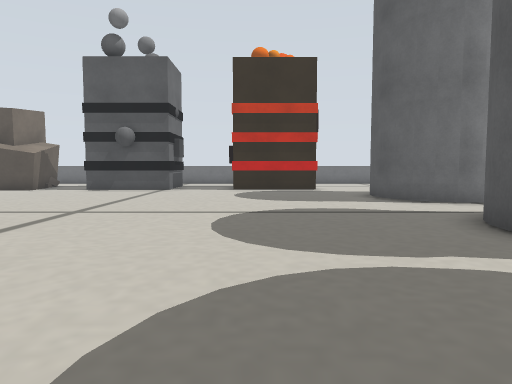
view 1 (above)

23 first-person views from a walk through a robot-simulator world made for Gazebo. The camera is 0.1 m above the floor, tilts 4° down and sees 70° across. The floor is counted in squares, 0.1 m on a side. Each view is taken from the middle of a square. On the plan, view 1 faces up. The plan holds only what a view shows up to about 13 squares ahead; the rest is blank. The place goes on beyond the plan. Some stock models are drawn as simple stand-ins.

view 2
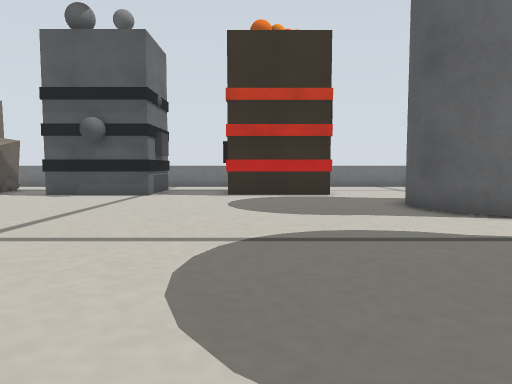

view 3
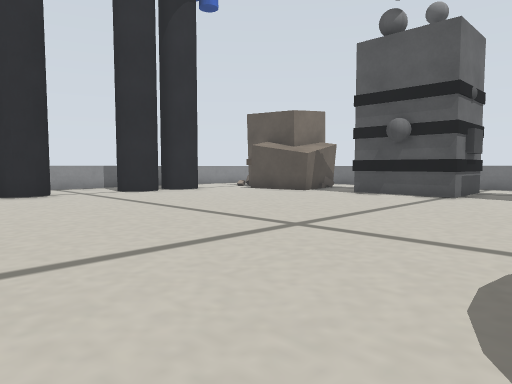

view 4
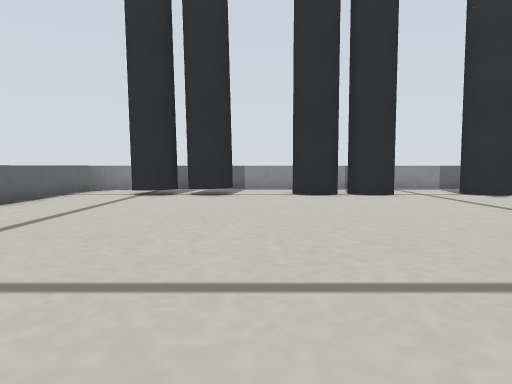

view 5
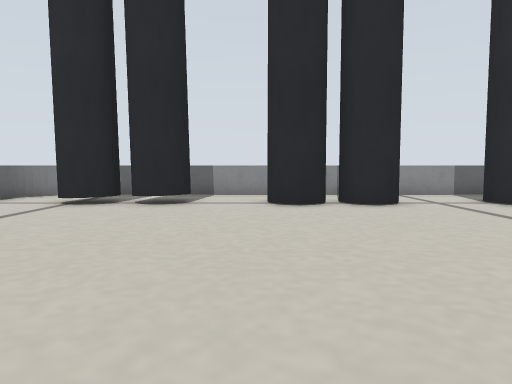

view 6
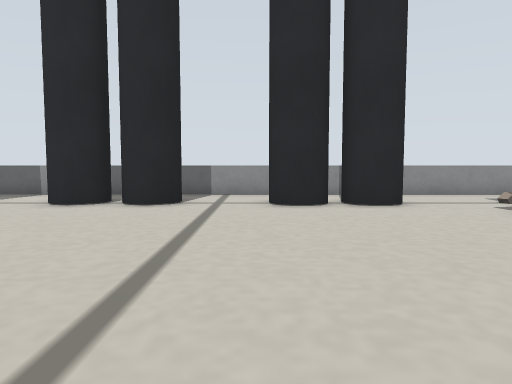

view 7
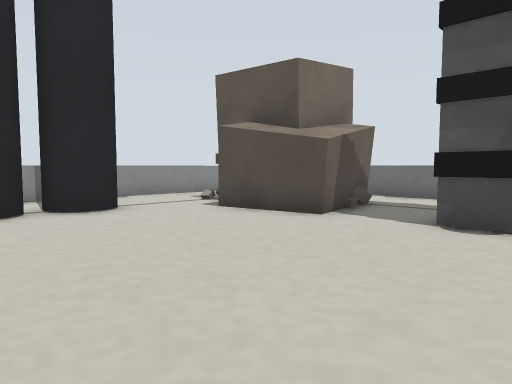

view 8
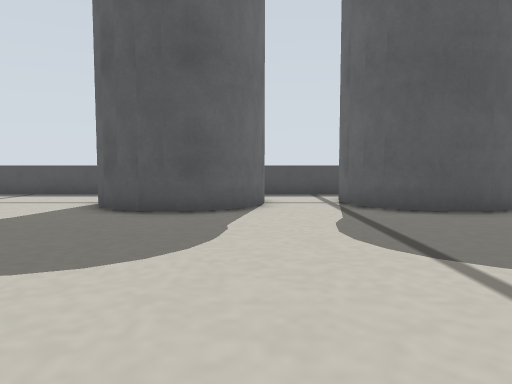

view 9
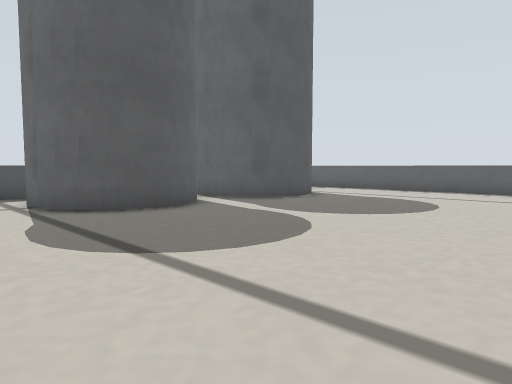

view 10
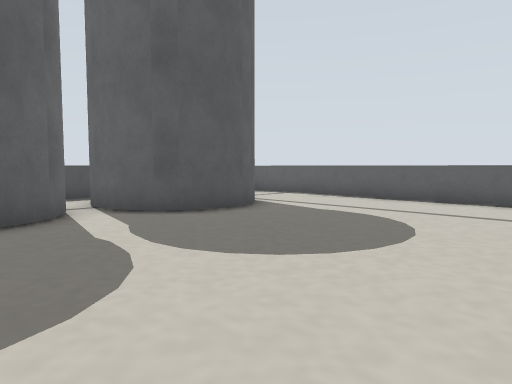

view 11
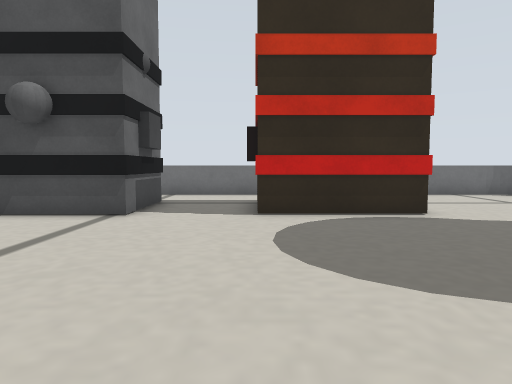

view 12
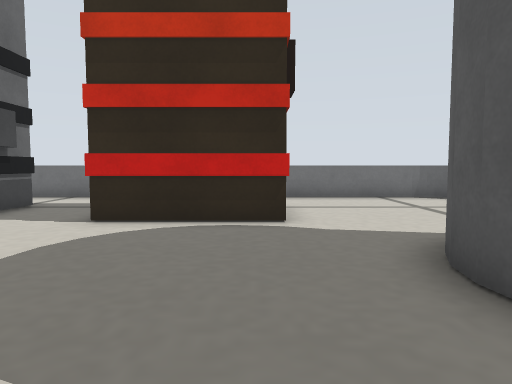

view 13
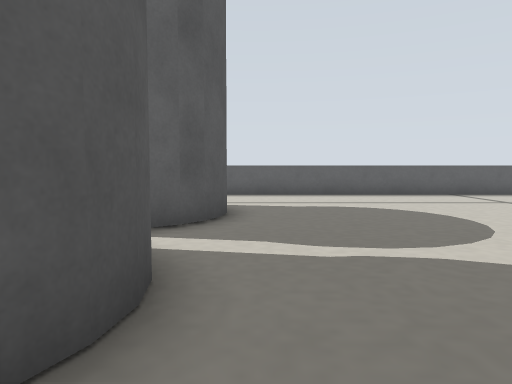

view 14
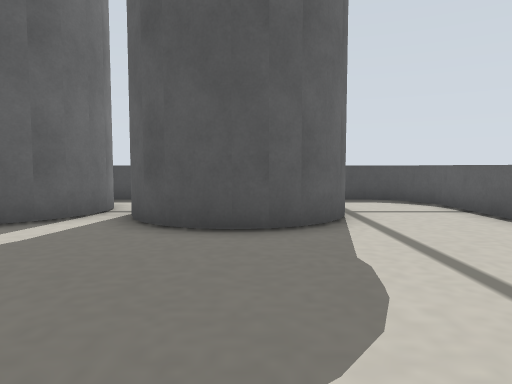

view 15
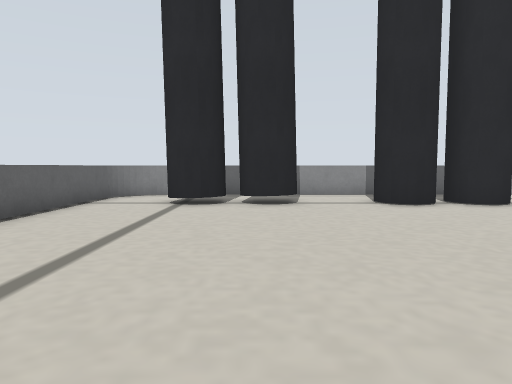

view 16
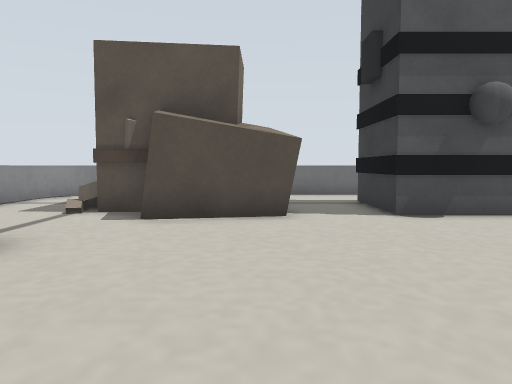

view 17
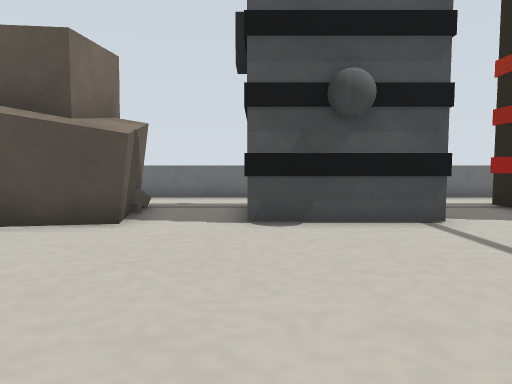

view 18
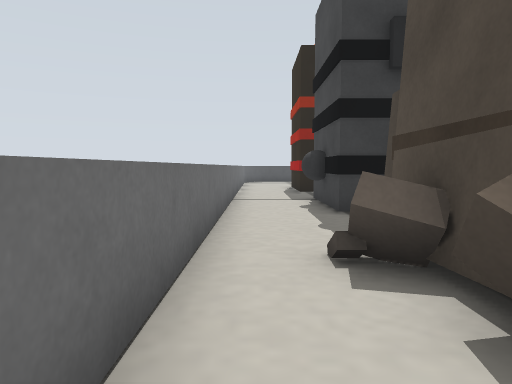

view 19
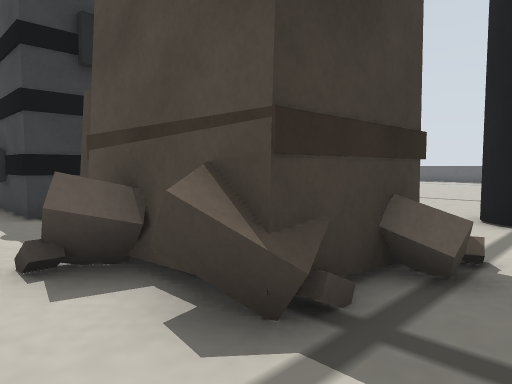

view 20
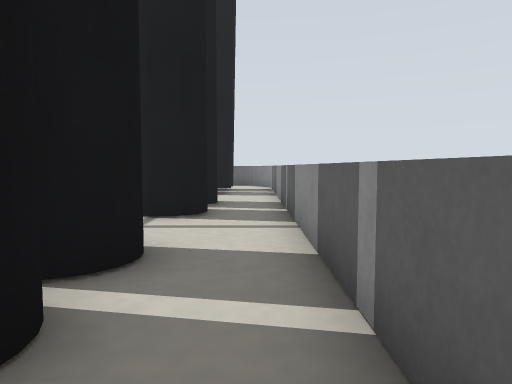

view 21
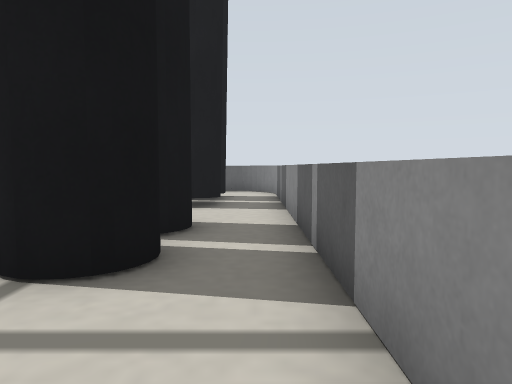

view 22
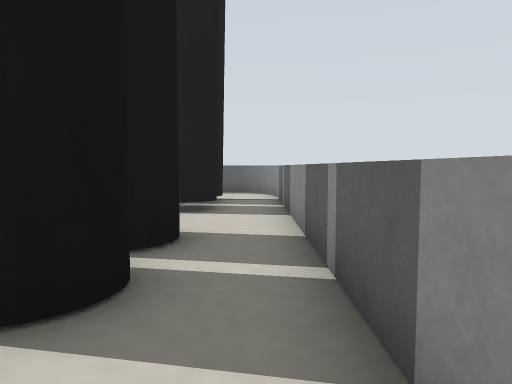

view 23
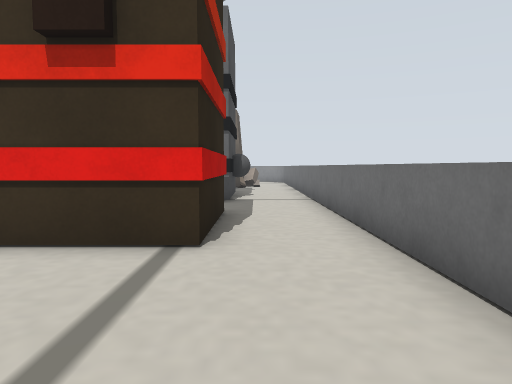

### Floor plan
Key: @ floor where view 1 was taken; # wall or solid block; . floor; B bin; U building; P person; G grey box; C collapsed building; O other object.
Columns run from 17 left of view 1 to 9 right of it. Each row starts with its distance up from view 1.
 21  O #####################GG
 20 GG. .....................
 19 O. .CCC....UU............
 18 #..CCCCC..UUUU..UUUUU.....#
 17 #..CC  C..U  U..U   U.....#
 16 #..CCCCCC.UU U..UUUUU.....#
 15 #....CCCC.UUUU..UUUU......
 14 #.....................B
 13 #  PP................B
 12 #.PPP................B
 11 #..PP................BB
 10 #.PPP.................BB  #
  9 #..P......................#
  8 #......................BB.#
  7 #.PP.................BB   #
  6 #.PPP................B
  5 #.PP.................B
  4 #.PPP................BB   #
  3 #..P..................BBB.#
  2 #....................BBB  #
  1 #.PP.................B
  0 #.PP.............@...B
 -1 #.PP.................BB
 -2 #.PPP.................B
 -3 G.........  ..............G
 -4 GG.......   .............GG
 -5  GG####    #############GG

Where each view was taken, in squares from view 1:
view 1: 0 up, 0 right, facing up
view 2: 3 up, 0 right, facing up
view 3: 3 up, 0 right, facing up-left
view 4: 2 up, 1 left, facing left
view 5: 3 up, 4 left, facing left
view 6: 9 up, 4 left, facing left
view 7: 9 up, 5 left, facing up-left
view 8: 10 up, 4 left, facing right
view 9: 10 up, 4 left, facing down-right
view 10: 6 up, 3 left, facing down-right
view 11: 8 up, 1 left, facing up
view 12: 9 up, 2 right, facing up
view 13: 8 up, 3 right, facing down
view 14: 0 up, 2 left, facing right
view 15: 0 up, 4 left, facing left
view 16: 8 up, 10 left, facing up
view 17: 9 up, 7 left, facing up
view 18: 20 up, 15 left, facing right
view 19: 20 up, 15 left, facing down-right
view 20: 14 up, 16 left, facing down
view 21: 10 up, 16 left, facing down
view 22: 9 up, 16 left, facing down
view 23: 19 up, 7 right, facing left
